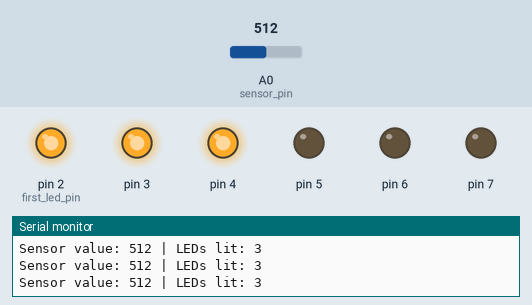
This sketch was run on a simulated Arduino Uno, built with avr-gcc and run on an emulated ATmega328P. Shown: output pins drawn as LEDs (lit = HIGH), the last lines printed to the serial monitor. The test bench sets the inputs (shaded band); at power-on: A0 (sensor_pin) = 512.

Above: at 1.2 s.
1.3 s: A0 (sensor_pin) set to 501
At 2.5 s:
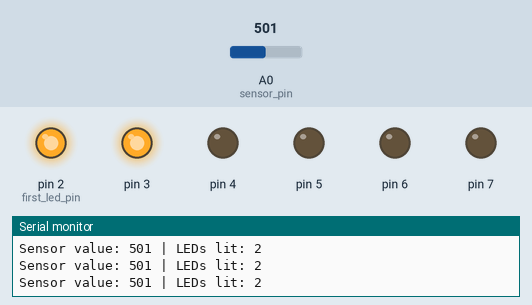
2.8 s: A0 (sensor_pin) set to 349
4.3 s: A0 (sensor_pin) set to 330
At 5.5 s:
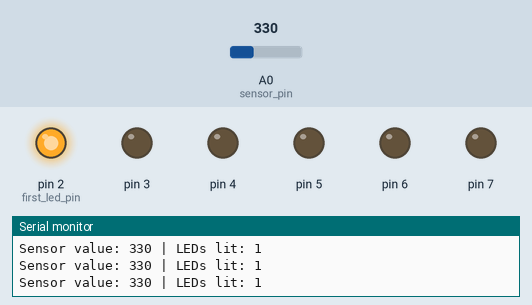
5.8 s: A0 (sensor_pin) set to 185
8.8 s: A0 (sensor_pin) set to 159
At 10.0 s:
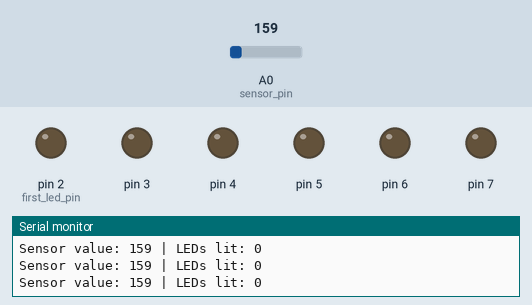
10.3 s: A0 (sensor_pin) set to 1023
At 11.5 s:
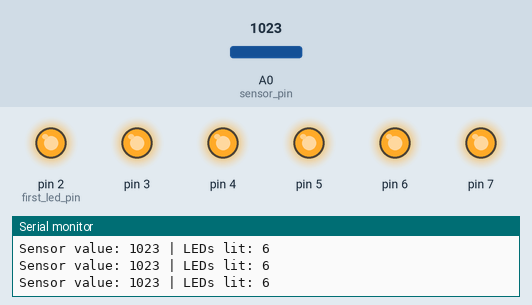
Timing chart, 0 to 12.8 s (numbered marks = the images above; inputs shaded):
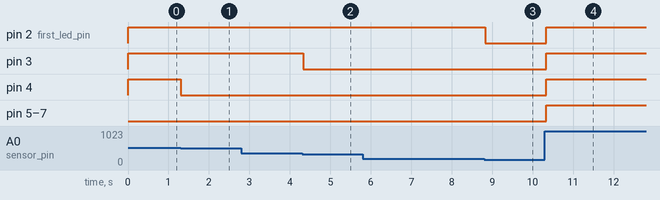

The sketch:

fsrWorkshop_pressureMeter.ino
```cpp
/*
Creation & Computation
FSR sensor workshop - pressure meter

This code builds on the basic knightrider setup by mapping the value of a pressure sensor to the number of leds lit up

*1 Connect an FSR using a 10K resistor to pin A0
*2 Open the Serial monitor to view the raw and mapped value from the sensor
*3 Adjust the max_pressure variable to match the value range that represents your sensor

*/
// Global variables
int sensor_pin = A0;  // Analog input pin for the pressure sensor
int first_led_pin = 2;  // Digital pin for the first LED
int min_pressure = 0; // Value with no force applied
int max_pressure = 1023;  // Maximum pressure value (adjust as needed)
const int num_leds = 6;     // Number of LEDs used for display

// Array to store LED pin numbers
int led_pins[num_leds];

void setup() {
  // Initialize serial communication for debugging
  Serial.begin(9600);

  // Initialize LED pins as outputs
  for (int i = 0; i < num_leds; i++) {
    led_pins[i] = first_led_pin + i;
    pinMode(led_pins[i], OUTPUT);
  }
}

void loop() {
  // Read the analog value from the pressure sensor
  int sensor_value = analogRead(sensor_pin);

  // Map the sensor value to the number of LEDs to light up
  int leds_to_light = map(sensor_value, min_pressure, max_pressure, 0, num_leds);

  // Light up the appropriate number of LEDs
  for (int i = 0; i < num_leds; i++) {
    if (i < leds_to_light) {
      digitalWrite(led_pins[i], HIGH);  // Turn on LED
    } else {
      digitalWrite(led_pins[i], LOW);   // Turn off LED
    }
  }

  // Print the sensor value and number of lit LEDs for debugging
  Serial.print("Sensor value: ");
  Serial.print(sensor_value);
  Serial.print(" | LEDs lit: ");
  Serial.println(leds_to_light);


}
```

Measured:
- the behaviour switches between 512 and 511 on A0 (sensor_pin) (found by bisection; images 0 and 1)
- the behaviour switches between 341 and 340 on A0 (sensor_pin) (found by bisection; images 1 and 2)
- the behaviour switches between 171 and 170 on A0 (sensor_pin) (found by bisection; images 2 and 3)
- after the input at 1.3 s, pin 4: HIGH → LOW at once
- after the input at 4.3 s, pin 3: HIGH → LOW at once
- after the input at 8.8 s, pin 2 (first_led_pin): HIGH → LOW at once
- after the input at 10.3 s, pin 2 (first_led_pin), pin 3–7: LOW → HIGH at once
